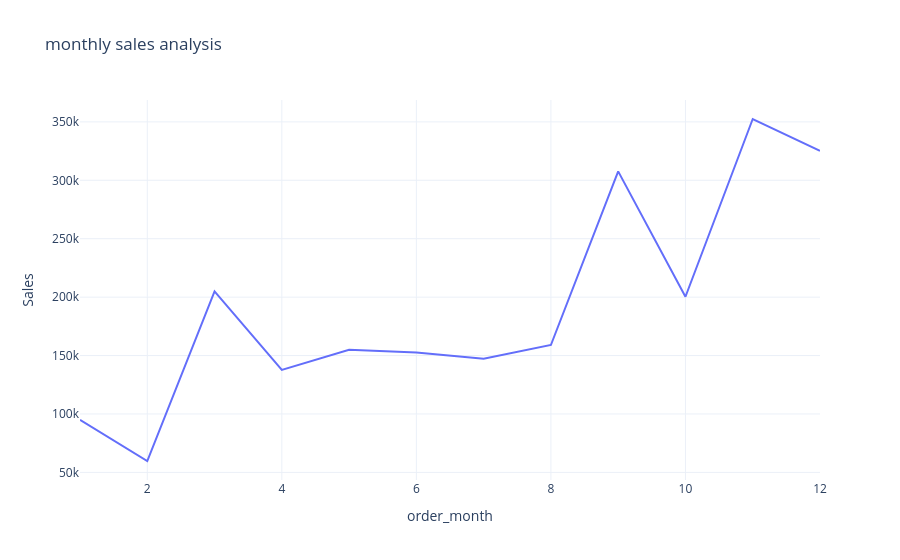

Here is the notebook cell this chart was saved with:
### Code cell
fig = px.line(sales_by_month,
            x='order_month',
            y='Sales',
            title='monthly sales analysis')
fig.show()

### Figure 1 — Plotly figure (JSON) as saved in the notebook; plotly's stock layout.template omitted (floating-point values rounded to 4 significant figures)
{"data": [{"hovertemplate": "order_month=%{x}<br>Sales=%{y}<extra></extra>", "legendgroup": "", "line": {"color": "#636efa", "dash": "solid"}, "marker": {"symbol": "circle"}, "mode": "lines", "name": "", "orientation": "v", "showlegend": false, "type": "scatter", "x": [1, 2, 3, 4, 5, 6, 7, 8, 9, 10, 11, 12], "xaxis": "x", "y": [94920.0, 59750.0, 205000.0, 137800.0, 155000.0, 152700.0, 147200.0, 159000.0, 307600.0, 200300.0, 352500.0, 325300.0], "yaxis": "y"}], "layout": {"legend": {"tracegroupgap": 0}, "title": {"text": "monthly sales analysis"}, "xaxis": {"anchor": "y", "domain": [0, 1], "title": {"text": "order_month"}}, "yaxis": {"anchor": "x", "domain": [0, 1], "title": {"text": "Sales"}}}}
